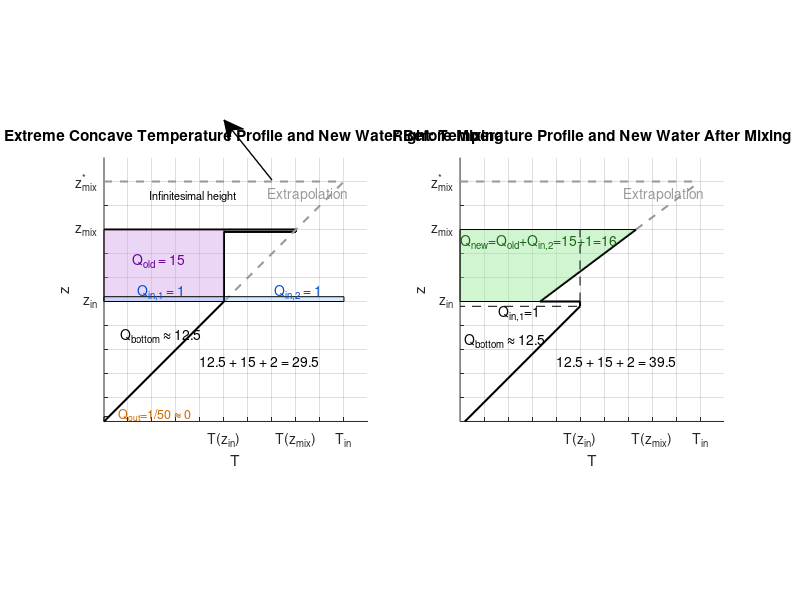

This chart was generated by the following MATLAB code:
%% illustration_fk_extrapolation_concave_small_Q_in.m
% Visualization of algebraic problem, when energy is to small.
% Units: temperature = 1 unit, height = 1 unit

clear; close all; clc;

figure('Color','w','Position',[100 100 1100 450]);

%% =========================================================
% LEFT: Decomposition into old energy + inlet contribution
% =========================================================
subplot(1,2,1); hold on; axis equal;
title('Left: Extreme Concave Temperature Profile and New Water Before Mixing');
xlabel('T'); ylabel('z');

% 1) Set numeric ticks from 1 to 10
xticks(1:10);

% 2) Default: empty labels
labels = repmat({''}, 1, 10);

% 3) Add labels only at relevant positions
labels{5}  = 'T(z_{in})';
labels{8}  = 'T(z_{mix})';
labels{10}  = 'T_{in}';

% 4) Apply labels
xticklabels(labels);

yticks(1:10);

labelsY = repmat({''}, 1, 10);
labelsY{5} = 'z_{in}';
labelsY{8} = 'z_{mix}';
labelsY{10} = 'z_{mix}^*';

yticklabels(labelsY);

% --- Geometry (from sketch) ---
z_max = 11;
T_max = 11;

% Black and Gray Lines
plot([0 5],[0 5],'k','LineWidth',1.5);
plot([5 5],[5 7.9],'k','LineWidth',1.5);
plot([5 8],[7.9 7.9],'k','LineWidth',1.5);
plot([0 8],[8 8],'k','LineWidth',1.5);
plot([8 8],[7.9 8],'k','LineWidth',1.5);
plot([5 10],[5 10],'LineWidth',1.5, 'LineStyle','--', 'Color',[0.6 0.6 0.6]);
plot([0 10],[10 10],'LineWidth',1.5, 'LineStyle','--', 'Color',[0.6 0.6 0.6]);
text(6.8, 9.5,'Extrapolation','Color',[0.6 0.6 0.6],'FontSize',10);

annotation('arrow', ...
    [0.34 0.28], ...
    [0.7 0.8], ...
    'LineWidth',1);
text(1.9, 9.4,'Infinitesimal height','FontSize',8);


% Old energy block (purple) Q_old = 19.5
fill([0 5 5 0], [5 5 8 8],[0.8 0.6 0.9],'EdgeColor','k', 'FaceAlpha', 0.4);
text(1.2, 6.7,'Q_{old} = 15','Color',[0.4 0 0.6],'FontSize',10);

% Middle trapezoid (gray) = 12
fill([0 6 6],[0 7 7],[0.85 0.85 0.85],'EdgeColor','none');
text(0.7,3.6,'Q_{bottom} \approx 12.5','FontSize',10);

% Bottom triangle (orange) Q_out = 1/2
fill([0 0 0.2],[0 0.2 0.2],[1 0.7 0.4],'EdgeColor','k', 'FaceAlpha', 0.4);
text(0.6,0.3,'Q_{out}=1/50 \approx 0','Color',[0.8 0.4 0],'FontSize',9);

% Inlet energy (blue hatched area) Qin_2 =5
fill([5 10 10 5],[5.2 5.2 5 5],[0.6 0.8 1],'EdgeColor','k', 'FaceAlpha', 0.4);
text(7.1,5.4,'Q_{in,2} = 1','Color',[0 0.3 0.8],'FontSize',10);

% Inlet energy (blue hatched area) Qin_1=5
fill([0 5 5 0],[5.2 5.2 5 5],[0.6 0.8 1],'EdgeColor','k', 'FaceAlpha', 0.4);
text(1.4,5.4,'Q_{in,1} = 1','Color',[0 0.3 0.8],'FontSize',10);

% Axes & annotation
xlim([0 T_max]); ylim([0 z_max]);
text(4, 2.5,'12.5 + 15 + 2 = 29.5','FontSize',10);

grid on;

%% =========================================================
% RIGHT: Concave extrapolation case (3.7.6)
% =========================================================
subplot(1,2,2); hold on; axis equal;
title('Right: Temperature Profile and New Water After Mixing');
xlabel('T'); ylabel('z');


% 1) Set numeric ticks from 1 to 10
xticks(1:10);

% 2) Default: empty labels
labels = repmat({''}, 1, 10);

% 3) Add labels only at relevant positions
labels{5}  = 'T(z_{in})';
labels{8}  = 'T(z_{mix})';
labels{10}  = 'T_{in}';

% 4) Apply labels
xticklabels(labels);

yticks(1:10);

labelsY = repmat({''}, 1, 10);
labelsY{5} = 'z_{in}';
labelsY{8} = 'z_{mix}';
labelsY{10} = 'z_{mix}^*';

yticklabels(labelsY);

% Old profile (concave: constant temperature)
% Main diagonal
plot([0.2 5],[0 4.8],'k','LineWidth',1.5);
% vertical part
plot([5 5],[4.8 5],'k','LineWidth',1.5);

% New profile in actual mixing zone
plot([3.333 7.333],[5 8],'k','LineWidth',1.5);  % T_w^*(z)
plot([3.333 5],[5 5],'k','LineWidth',1.5);

% Geometric extrapolation (infinitesimal slope)
plot([7.333 10],[8 10],'--','Color',[0.6 0.6 0.6],'LineWidth',1.5);
plot([0 10],[10 10],'LineWidth',1.5, 'LineStyle','--', 'Color',[0.6 0.6 0.6]);
text(6.8, 9.5,'Extrapolation','Color',[0.6 0.6 0.6],'FontSize',10);

% New energy block (Q_new = 16)
fill([0 3.333 7.333 0],[5 5 8 8],[0.6 0.9 0.6],'EdgeColor','k','FaceAlpha',0.45);
text(0.0,7.5,'Q_{new}=Q_{old}+Q_{in,2}=15+1=16','Color',[0.1 0.4 0.1],'FontSize',10);

% Vertical dashed line 
plot([5 5 ],[5 8],'k--');

% Middle rectangle (dashed) = 6
plot([0 5 5 0],[5 5 4.8 4.8],'k--');
text(1.6,4.5,'Q_{in,1}=1','FontSize',10);

% Lower triangle = 12.5
text(0.2,3.4,'Q_{bottom} \approx 12.5','FontSize',10);

% Axes
xlim([0 11]); ylim([0 11]);
grid on;

text(4, 2.5,'12.5 + 15 + 2 = 39.5','FontSize',10);
